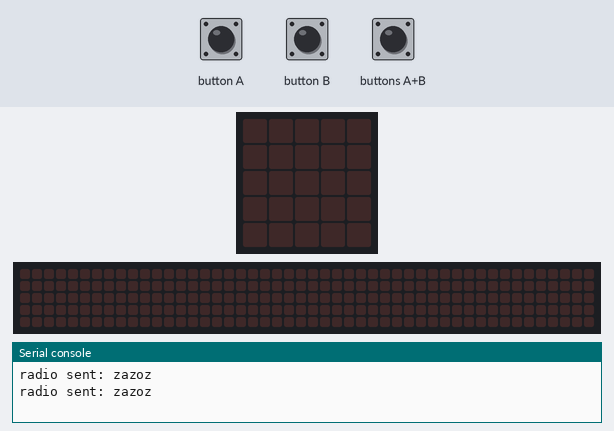
A program run on a simulated BBC micro:bit running MicroPython. Shown: the board's 5×5 LED display, a strip that is not on the board, showing the scrolling text unrolled, the last lines printed to the serial console. The inputs (shaded band) are chosen by the test bench. No radio messages arrive unless stated (any console line starting 'radio sent:' is added by the test bench); the 48×5 strip is a reading aid, not a part: it shows the text the display is scrolling, unrolled, one strip-width of it at a time.

Above: at 1.2 s.
1.3 s: buttons A+B pressed for 1.3 s
At 2.07 s:
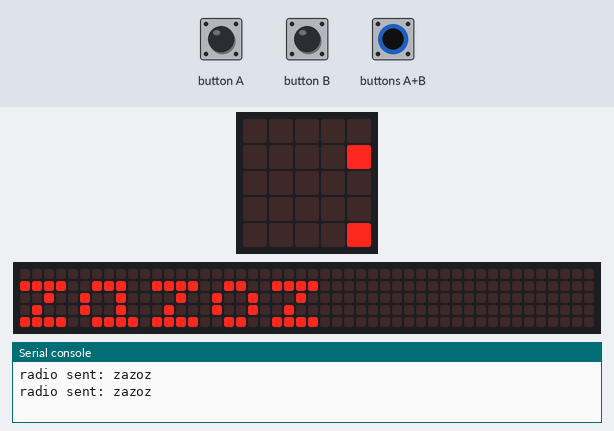
4.8 s: buttons A+B pressed for 3.2 s
At 7.72 s:
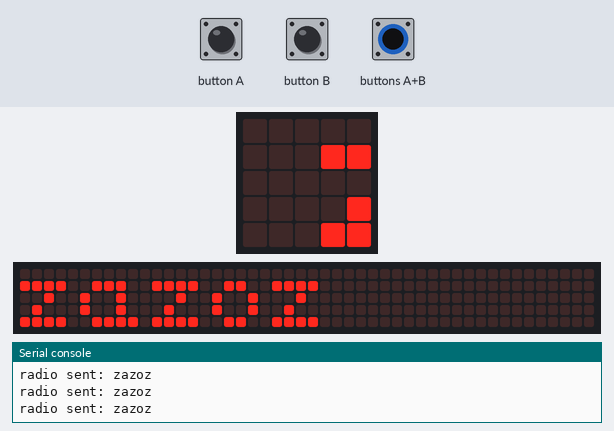
Timing chart, 0 to 9.2 s (numbered marks = the images above; inputs shaded):
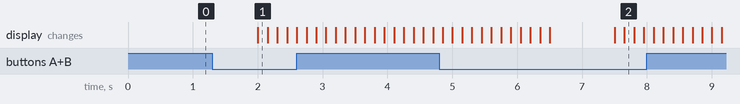

Measured:
- after the input at 1.3 s, the display: changes after 0.70 s (image 1)

The program:

main.py
```python
from microbit import *
import radio
import struct
import machine

def getName():

    length = 5
    letters = 5
    codebook = [
        ['z', 'v', 'g', 'p', 't'],
        ['u', 'o', 'i', 'e', 'a'],
        ['z', 'v', 'g', 'p', 't'],
        ['u', 'o', 'i', 'e', 'a'],
        ['z', 'v', 'g', 'p', 't']
    ]
    name = []

    # Derive our name from the nrf51822's unique ID
    _, n = struct.unpack("II", machine.unique_id())
    ld = 1
    d = letters

    for i in range(0, length):
        h = (n % d) // ld
        n -= h
        d *= letters
        ld *= letters
        name.insert(0, codebook[i][h])
    return ("".join(name))


#Set up around the room to track user
def main():
    radio.on()
    radio.config(channel=22)#send to location-ping microbits
    name = getName()

    while True:
        radio.send(name)
        sleep(1000)

        if(button_a.is_pressed() and button_b.is_pressed()):
            #scroll name of microbit
            display.scroll(name)


main()
```
